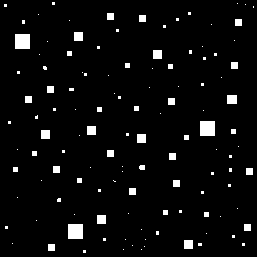
#> input picture Week4/particles.tif, 257 x 257 px
$ jupyter execute Morphological.ipynb
#> lines starting #> are read from the running program, lines starting #| are printed output that depends on the picture; after the words box and inside, x2 and y2 are one past the last pixel; in counts of white or black regions, pixels touching at a corner belong together
[cell 1]
import cv2
import numpy as np
import matplotlib.pyplot as plt

[cell 2]
A = cv2.imread('particles.tif', cv2.IMREAD_GRAYSCALE)
#> A: shape (257, 257); 4.3% white; 120 white regions (81 under 20 px), largest, box (x1, y1, x2, y2) and area: (15, 34, 30, 49) 225, (200, 121, 215, 136) 225, (68, 224, 83, 239) 225

[cell 3]
plt.imshow(A, cmap='gray')

[cell 4]
A = np.uint8((A > 125) * 255)

[cell 5]
np.unique(A)
#> Out = [0, 255]

[cell 6]
plt.imshow(A, cmap='gray')

[cell 7]
strelm = np.ones((3, 3), dtype=np.uint8)

[cell 8]
Ad = cv2.dilate(A, strelm)
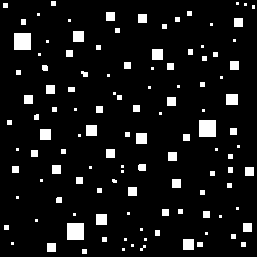
#> Ad: shape (257, 257); 7.7% white; 118 white regions (42 under 20 px), largest, box (x1, y1, x2, y2) and area: (14, 33, 31, 50) 289, (199, 120, 216, 137) 289, (67, 223, 84, 240) 289
Ae = cv2.erode(A, strelm)
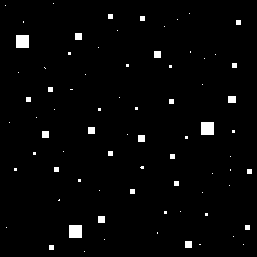
#> Ae: shape (257, 257); 2.2% white; 76 white regions (50 under 20 px), largest, box (x1, y1, x2, y2) and area: (16, 35, 29, 48) 169, (201, 122, 214, 135) 169, (69, 225, 82, 238) 169

[cell 9]
plt.subplot(1,3,1)
plt.imshow(A, cmap='gray')
plt.subplot(1,3,2)
plt.imshow(Ad, cmap='gray')
plt.subplot(1,3,3)
plt.imshow(Ae, cmap='gray')
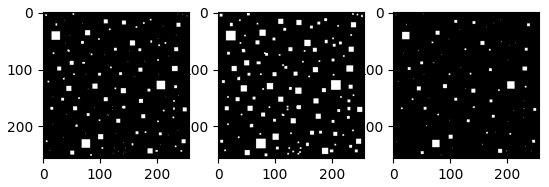
#> figure drawn by matplotlib, 3 panels

[cell 10]
from skimage.morphology import dilation, erosion

[cell 11]
Ad = dilation(A, strelm)
Ae = erosion(A, strelm)
plt.subplot(1,3,1)
plt.imshow(A, cmap='gray')
plt.subplot(1,3,2)
plt.imshow(Ad, cmap='gray')
plt.subplot(1,3,3)
plt.imshow(Ae, cmap='gray')

[cell 12]
from skimage.measure import label, regionprops

[cell 13]
Ad_label = label(Ad)
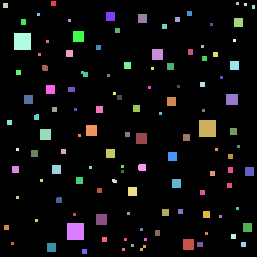
#> Ad_label: shape (257, 257) int64; 119 distinct labels, from 0 to 118; one colour per label, 0 black

[cell 14]
plt.imshow(Ad_label, cmap='Set1')

[cell 15]
Ae_label = label(Ae)
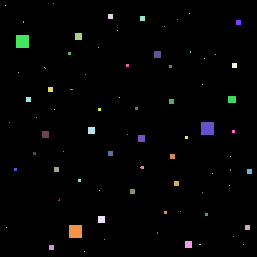
#> Ae_label: shape (257, 257) int64; 77 distinct labels, from 0 to 76; one colour per label, 0 black

[cell 16]
plt.imshow(Ae_label, cmap='Set1')

[cell 17]
np.unique(Ae_label)
#> Out = 77 values from 0 to 76

[cell 18]
for r in regionprops(Ad_label):
  print(r.label, r.area)
#> this loop made 118 passes
#| 1 25.0
#| 2 9.0
#| 3 25.0
#| 4 9.0
#| 5 12.0
#| 6 25.0
#| 7 81.0
#| 8 9.0
#> (further printed lines are left out)
